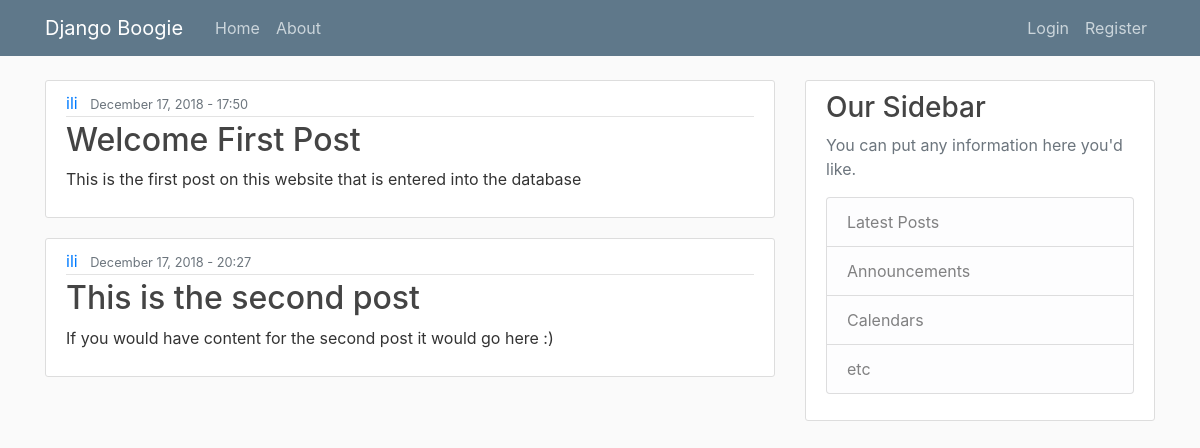
The page / on the database its author committed.
### blog/models.py (models this page shows, shortened)
class Post(models.Model):
    title = models.CharField(max_length=80)
    content = models.TextField()
    date = models.DateTimeField(default= timezone.now)
    author = models.ForeignKey(User, on_delete=models.CASCADE)

### blog/views.py (the view)
# urls.py: 2. Add a URL to urlpatterns:  path('', views.home, name='home')
def home(request):
    context = {
        'posts': Post.objects.all()
    }
    return render(request, 'blog/home.html', context)

### blog/templates/blog/home.html
{% extends 'blog/base.html' %}
{% block content %}
    {% for post in posts %}
        <article class="media content-section">
            <div class="media-body">
                <div class="article-metadata">
                    <a class="mr-2" href="#">{{ post.author }}</a>
                    <small class="text-muted">{{ post.date|date:"F d, Y - H:i" }}</small>
                </div>
                <h2><a class="article-title" href="#">{{ post.title }}</a></h2>
                <p class="article-content">{{ post.content }}</p>
            </div>
        </article>
    {% endfor %}
{% endblock content %}

### blog/templates/blog/base.html (shortened to what this page needs)
{% load static %}
<!DOCTYPE html>
<html lang="en">
<head>
    <link rel="stylesheet" href="https://maxcdn.bootstrapcdn.com/bootstrap/4.0.0/css/bootstrap.min.css">
    <link rel = "stylesheet" type = "text/css" href = "{% static "blog/main.css" %}">
</head>
<body>
    <header class="site-header">
        <nav class="navbar navbar-expand-md navbar-dark bg-steel fixed-top">
            <div class="container">
                <a class="navbar-brand mr-4" href="/">Django Boogie</a>
                <div class="collapse navbar-collapse" id="navbarToggle">
                    <div class="navbar-nav mr-auto">
                        <a class="nav-item nav-link" href="{% url 'blog-home' %}">Home</a>
                        <a class="nav-item nav-link" href="{% url 'blog-about' %}">About</a>
                    </div>
                    <div class="navbar-nav">
                        <a class="nav-item nav-link" href="#">Login</a>
                        <a class="nav-item nav-link" href="#">Register</a>
                    </div>
                </div>
            </div>
        </nav>
    </header>
    <main role="main" class="container">
      <div class="row">
        <div class="col-md-8">
          {% block content %}{% endblock %}
        </div>
        <div class="col-md-4">
          <div class="content-section">
            <h3>Our Sidebar</h3>
            <p class='text-muted'>You can put any information here you'd like.
              <ul class="list-group">
                <li class="list-group-item list-group-item-light">Latest Posts</li>
                <li class="list-group-item list-group-item-light">Announcements</li>
                <li class="list-group-item list-group-item-light">Calendars</li>
                <li class="list-group-item list-group-item-light">etc</li>
              </ul>
            </p>
          </div>
        </div>
      </div>
    </main>
</body>
</html>

### blog/static/blog/main.css (style rules this page uses)
body { background: #fafafa; color: #333333; margin-top: 5rem; }
h1, h2, h3, h4, h5, h6 { color: #444444; }
ul { margin: 0; }
.bg-steel { background-color: #5f788a; }
.site-header .navbar-nav .nav-link { color: #cbd5db; }
.content-section { background: #ffffff; padding: 10px 20px; border: 1px solid #dddddd; border-radius: 3px; margin-bottom: 20px; }
.article-title { color: #444444; }
.article-content { white-space: pre-line; }
.article-metadata { padding-bottom: 1px; margin-bottom: 4px; border-bottom: 1px solid #e3e3e3 }

### rows shown on the page
Post: author "ili", date "December 17, 2018 - 17:50", title "Welcome First Post", content "This is the first post on this website that is entered into the database"
Post: author "ili", date "December 17, 2018 - 20:27", title "This is the second post", content "If you would have content for the second post it would go here :)"
